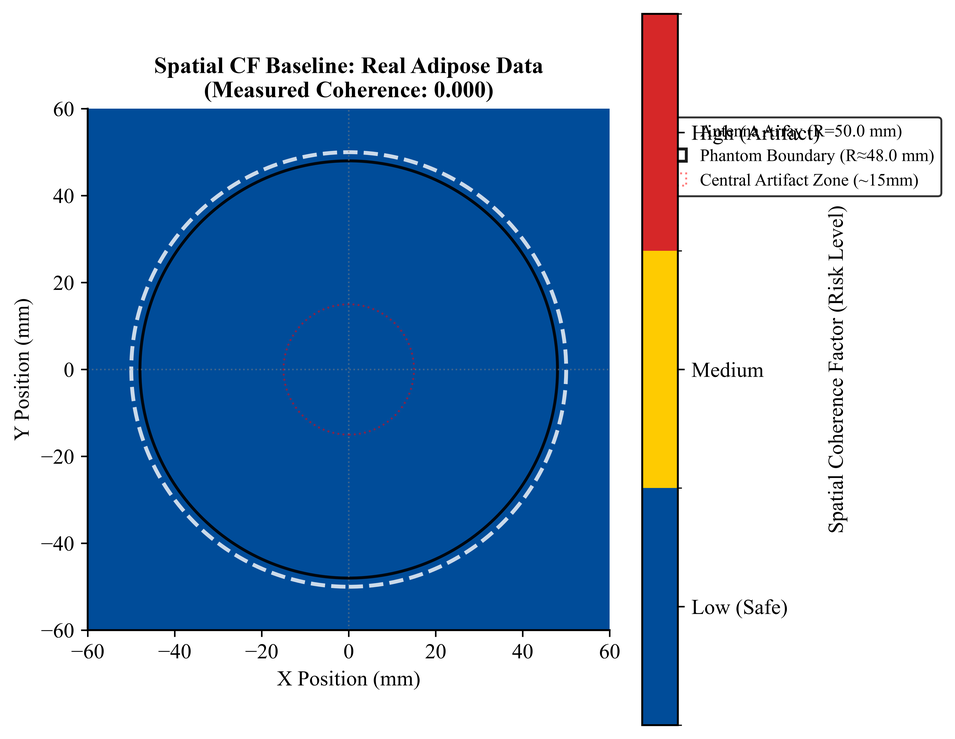
#> input picture metrics_image/cf_adipose_bounded_risk.png, 955 x 739 px, shrunk from 4128 x 3197 before the run
$ python -i metrics.py   (imports and definitions only)
#> lines starting #> are read from the running program, lines starting #| are printed output that depends on the picture; after the words box and inside, x2 and y2 are one past the last pixel; in counts of white or black regions, pixels touching at a corner belong together
"""
rrs_mbi/metrics.py
Heuristic Reliability Metrics for Microwave Breast Imaging.
"""

import numpy as np
from scipy import ndimage
from typing import Dict, Optional


def extract_breast_mask(image: np.ndarray, threshold_percentile: float = 15.0) -> np.ndarray:
    if not isinstance(image, np.ndarray) or image.size == 0:
        return np.zeros_like(image, dtype=bool)

    valid_pixels = image[image > 0]
    if len(valid_pixels) == 0:
        return np.zeros_like(image, dtype=bool)

    threshold = float(np.percentile(valid_pixels, threshold_percentile))
    mask = (image > threshold).astype(bool)

    mask = ndimage.binary_fill_holes(mask).astype(bool)  # type: ignore
    labeled_mask, num_features = ndimage.label(mask)  # type: ignore

    if num_features == 0:
        return np.zeros_like(image, dtype=bool)

    counts = np.bincount(labeled_mask.flat)
    counts[0] = 0
    largest_component = int(np.argmax(counts))

    return (labeled_mask == largest_component).astype(bool)


def calculate_peak_dominance(image: np.ndarray, mask: np.ndarray) -> float:
    if not np.any(mask):
        return 0.0

    peak_val = float(np.max(image))
    peak_idx = int(np.argmax(image))
    peak_coords = np.unravel_index(peak_idx, image.shape)

    y, x = np.ogrid[:image.shape[0], :image.shape[1]]
    exclusion_zone = ((y - peak_coords[0])**2 + (x - peak_coords[1])**2) <= 25

    internal_mask = ndimage.binary_erosion(mask.astype(bool), iterations=3).astype(bool)  # type: ignore
    clutter_mask = np.logical_and(internal_mask, np.logical_not(exclusion_zone))
    clutter_pixels = image[clutter_mask]

    if len(clutter_pixels) < 10:
        clutter_pixels = image[mask]

    mean_clutter = float(np.mean(clutter_pixels))
    std_clutter = float(np.std(clutter_pixels))

    if std_clutter < 1e-6:
        return 10.0

    scr = (peak_val - mean_clutter) / std_clutter
    return float(max(0.0, scr))


# [17 lines left out: function calculate_boundary_artifact_risk, not called in this run]


def calculate_geometric_plausibility(image, axis_mm, saturation_radius_mm=20.0):
    """
    NEW — Geometric-plausibility prior.

    The circular antenna array produces a known coherent artifact at the array
    centre. A reconstruction peak sitting on/near that centre is therefore more
    likely to be artifact than a true target, while a peak displaced away from
    the centre is more plausible. This factor down-weights central peaks and
    saturates to 1.0 once the peak is beyond `saturation_radius_mm`.

    Uses only general imaging-geometry knowledge (NOT per-scan ground truth).
    """
    if axis_mm is None:
        return 1.0

    peak_iy, peak_ix = np.unravel_index(np.argmax(image), image.shape)
    peak_x = float(axis_mm[peak_ix])
    peak_y = float(axis_mm[peak_iy])
    pred_dist = float(np.hypot(peak_x, peak_y))

    return float(min(1.0, pred_dist / saturation_radius_mm))

def calculate_central_concentration(image, mask, axis_mm):
    """Fraksi energi dalam radius 10mm dari pusat. Tinggi = artifact dominan."""
    if axis_mm is None or not np.any(mask):
        return 0.5
    Y, X = np.meshgrid(axis_mm, axis_mm, indexing='ij')
    dist = np.sqrt(X**2 + Y**2)
    center_mask = mask & (dist <= 10.0)
    if not np.any(center_mask):
        return 0.0
    e_center = float(np.sum(image[center_mask]**2))
    e_total = float(np.sum(image[mask]**2)) + 1e-10
    return min(1.0, e_center / e_total)

def evaluate_scan_reliability(image, axis_mm=None, cf_at_peak=None,
                              saturation_radius_mm=20.0) -> Dict[str, float]:
    mask = extract_breast_mask(image)
    dominance = calculate_peak_dominance(image, mask)

    # FIX Issue 2: central concentration menggantikan boundary_risk
    cc = calculate_central_concentration(image, mask, axis_mm)

    # FIX Issue 3: saturation 20mm, linear ramp
    geo = calculate_geometric_plausibility(image, axis_mm, saturation_radius_mm)

    # FIX Issue 4: normalized CF dengan floor 0.1
    cf_factor = 1.0
    if cf_at_peak is not None and not np.isnan(cf_at_peak):
        cf_normalized = (float(cf_at_peak) - 0.1) / 0.7
        cf_factor = float(np.clip(cf_normalized, 0.1, 1.0))

    norm_dominance = min(1.0, dominance / 5.0)
    reliability = float(norm_dominance * (1.0 - cc) * geo * cf_factor)

    return {
        "peak_dominance": float(dominance),
        "central_concentration": float(cc),
        "geo_plausibility": float(geo),
        "cf_at_peak": float(cf_at_peak) if cf_at_peak is not None else float("nan"),
        "cf_factor": float(cf_factor),
        "reliability_score": reliability
    }

>>> import cv2
>>> picture = cv2.imread('../metrics_image/cf_adipose_bounded_risk.png', cv2.IMREAD_GRAYSCALE)
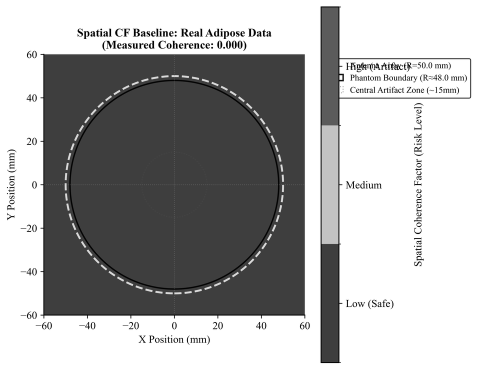
#> picture: shape (739, 955) (shown at 1/2 size); min 0, max 255, mean 170.7
>>> result = evaluate_scan_reliability(picture)
#> in extract_breast_mask, `threshold = float(np.percentile(valid_pixels, threshold_percentile))`: threshold = 62
#> in extract_breast_mask, `mask = (image > threshold).astype(bool)`:
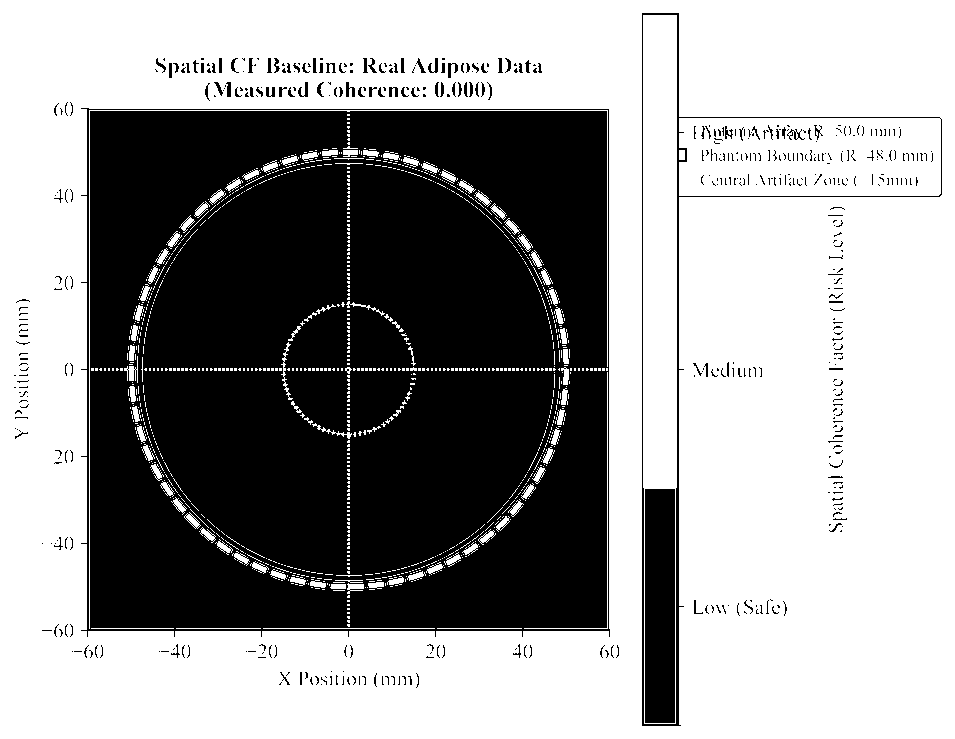
#> mask: shape (739, 955) bool; 60.9% white; 497 black regions (400 under 20 px), largest, box (x1, y1, x2, y2) and area: (81, 108, 610, 637) 259080, (645, 489, 675, 723) 7020, (642, 13, 942, 726) 3418
#> in extract_breast_mask, `labeled_mask, num_features = ndimage.label(mask)`: num_features = 1
#> in extract_breast_mask, `counts = np.bincount(labeled_mask.flat)`: counts = [0, 705745]
#> in extract_breast_mask, `largest_component = int(np.argmax(counts))`: largest_component = 1
#> in calculate_peak_dominance, `peak_val = float(np.max(image))`: peak_val = 255
#> in calculate_peak_dominance, `peak_idx = int(np.argmax(image))`: peak_idx = 0
#> in calculate_peak_dominance, `peak_coords = np.unravel_index(peak_idx, image.shape)`: peak_coords = (0, 0)
#> in calculate_peak_dominance, `exclusion_zone = ((y - peak_coords[0])**2 + (x - peak_coords[1])**2) <..`:
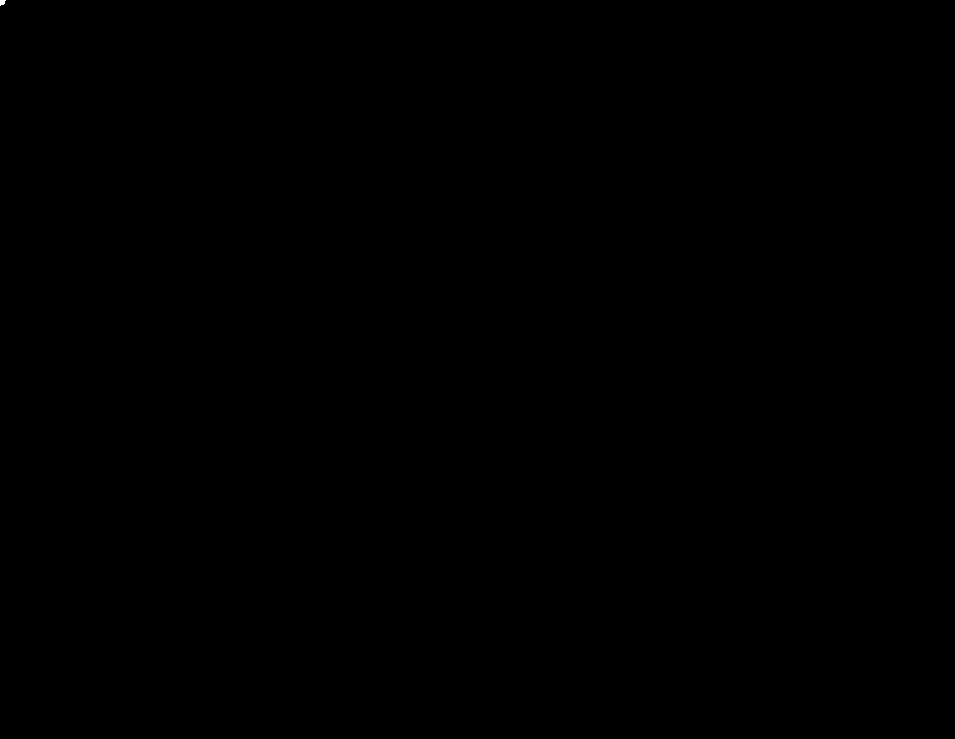
#> exclusion_zone: shape (739, 955) bool; 0% white; 1 white region, box (x1, y1, x2, y2) and area: (0, 0, 6, 6) 26
#> in calculate_peak_dominance, `internal_mask = ndimage.binary_erosion(mask.astype(bool), iterations=3..`:
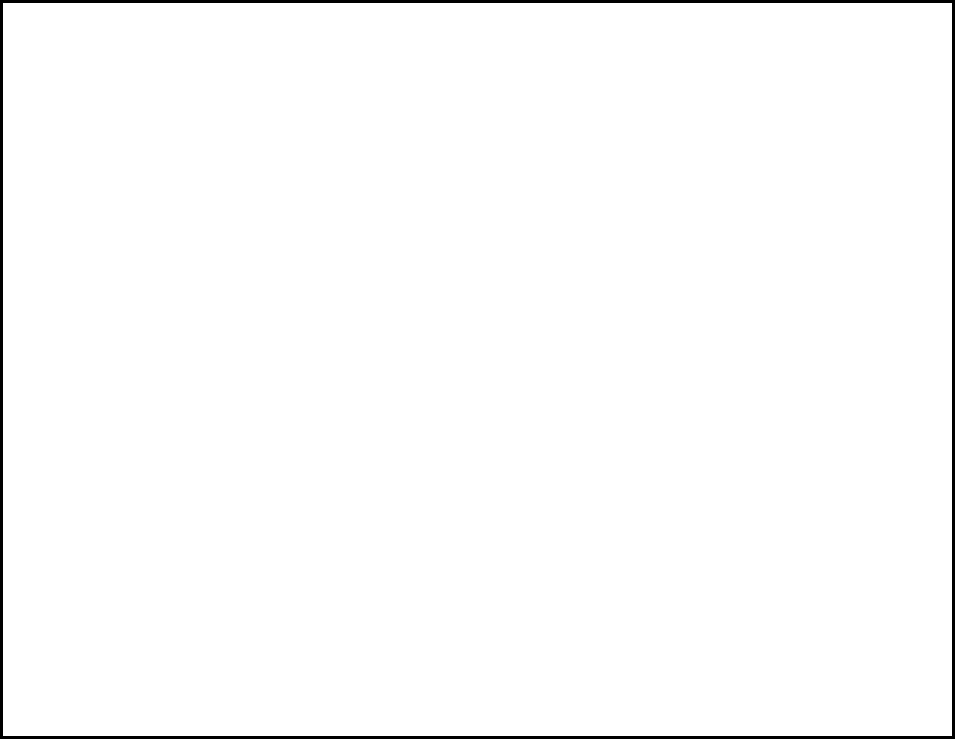
#> internal_mask: shape (739, 955) bool; 98.6% white; 1 black region, box (x1, y1, x2, y2) and area: (0, 0, 955, 739) 10128
#> in calculate_peak_dominance, `mean_clutter = float(np.mean(clutter_pixels))`: mean_clutter = 169.5
#> in calculate_peak_dominance, `std_clutter = float(np.std(clutter_pixels))`: std_clutter = 95.52
#> in calculate_peak_dominance, `scr = (peak_val - mean_clutter) / std_clutter`: scr = 0.895
#> in evaluate_scan_reliability, `cc = calculate_central_concentration(image, mask, axis_mm)`: cc = 0.5
#> in evaluate_scan_reliability, `geo = calculate_geometric_plausibility(image, axis_mm, saturation_radi..`: geo = 1
#> in evaluate_scan_reliability, `norm_dominance = min(1.0, dominance / 5.0)`: norm_dominance = 0.179
#> in evaluate_scan_reliability, `reliability = float(norm_dominance * (1.0 - cc) * geo * cf_factor)`: reliability = 0.0895
#> result = {'peak_dominance': 0.895, 'central_concentration': 0.5, 'geo_plausibility': 1, 'cf_at_peak': nan, 'cf_factor': 1, 'reliability_score': 0.0895}

$ run again, on metrics_image/cf_adipose_clean.png
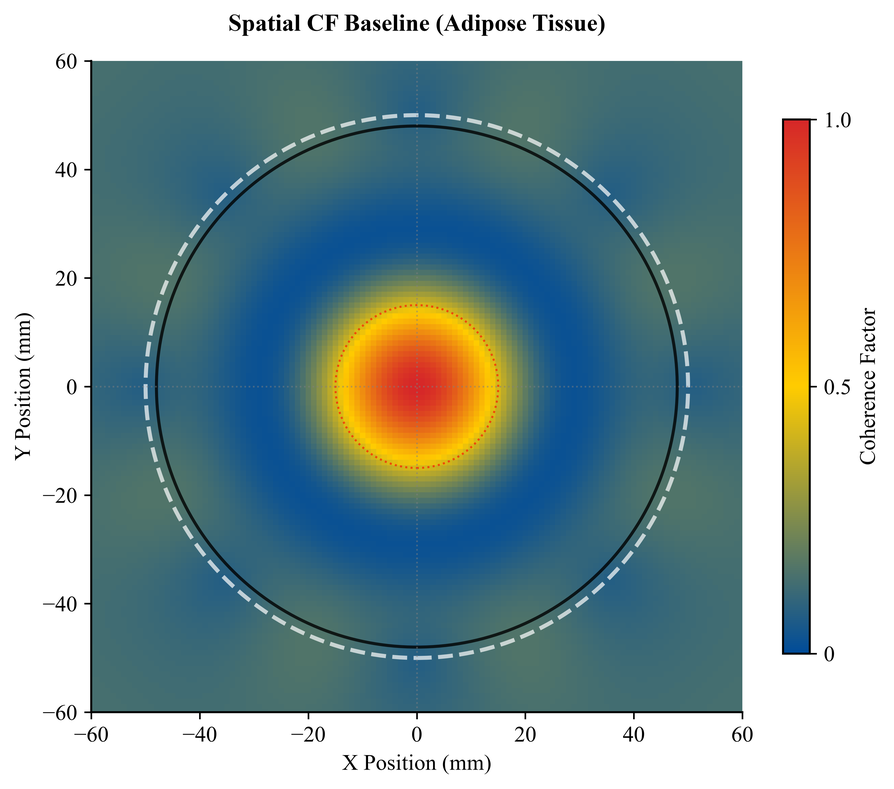
#> input picture metrics_image/cf_adipose_clean.png, 894 x 789 px, shrunk from 3714 x 3276 before the run
#> threshold = 84
#> in extract_breast_mask, `mask = (image > threshold).astype(bool)`:
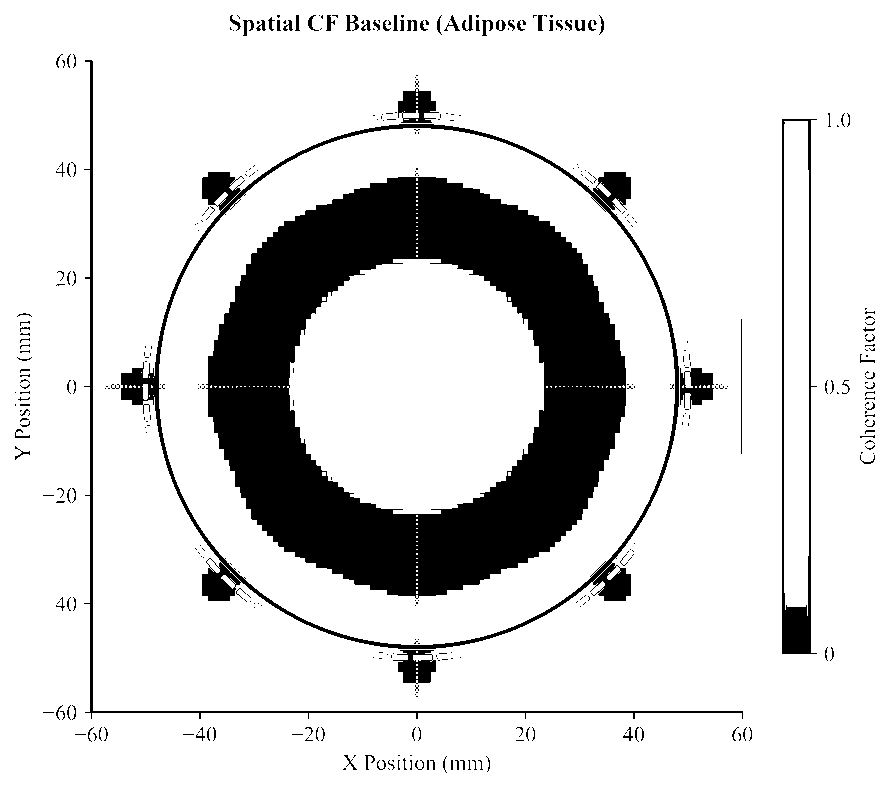
#> mask: shape (789, 894) bool; 84.5% white; 378 black regions (277 under 20 px), largest, box (x1, y1, x2, y2) and area: (206, 177, 626, 599) 83894, (121, 124, 679, 649) 10814, (782, 119, 817, 654) 3491
#> labeled_mask: shape (789, 894) int32; every value is 1
#> num_features = 1
#> counts = [0, 705366]
#> largest_component = 1
#> peak_val = 255
#> peak_idx = 0
#> peak_coords = (0, 0)
#> exclusion_zone: shape (789, 894) bool; 0% white; 1 white region, box (x1, y1, x2, y2) and area: (0, 0, 6, 6) 26
#> in calculate_peak_dominance, `internal_mask = ndimage.binary_erosion(mask.astype(bool), iterations=3..`:
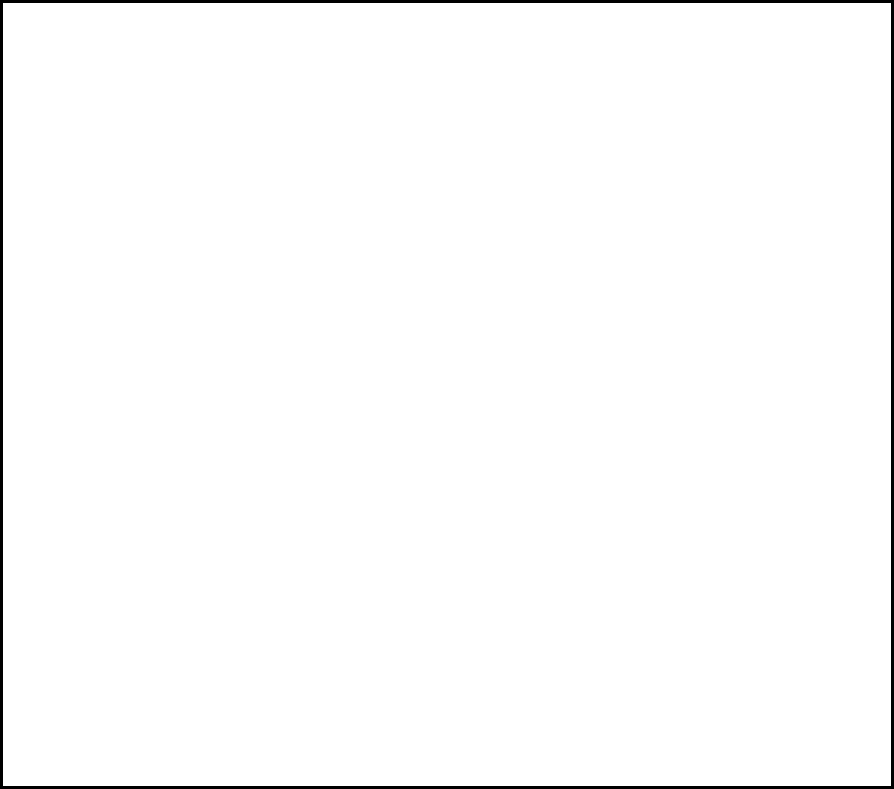
#> internal_mask: shape (789, 894) bool; 98.6% white; 1 black region, box (x1, y1, x2, y2) and area: (0, 0, 894, 789) 10062
#> clutter_mask: shape (789, 894) bool; 98.6% white; 1 black region, box (x1, y1, x2, y2) and area: (0, 0, 894, 789) 10065
#> mean_clutter = 151.7
#> std_clutter = 79.63
#> scr = 1.3
#> cc = 0.5
#> geo = 1
#> norm_dominance = 0.259
#> reliability = 0.13
#> result = {'peak_dominance': 1.3, 'central_concentration': 0.5, 'geo_plausibility': 1, 'cf_at_peak': nan, 'cf_factor': 1, 'reliability_score': 0.13}

$ run again, on metrics_image/cf_adipose_smooth_gradient.png
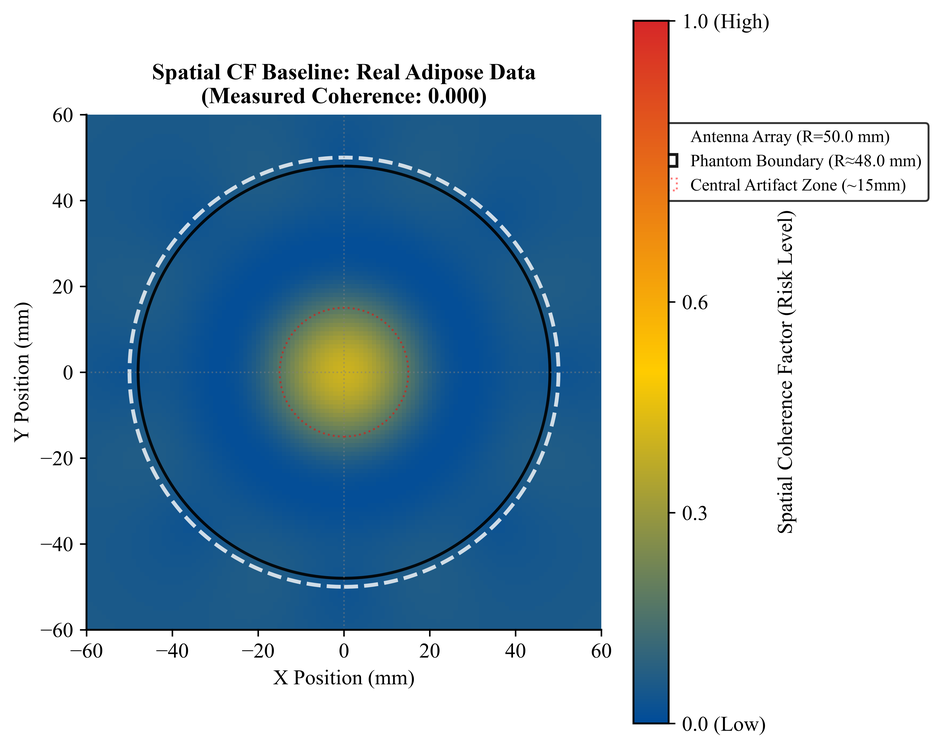
#> input picture metrics_image/cf_adipose_smooth_gradient.png, 942 x 749 px, shrunk from 4128 x 3280 before the run
#> `picture = cv2.imread('../metrics_image/cf_adipose_bounded_risk.png', c..`:
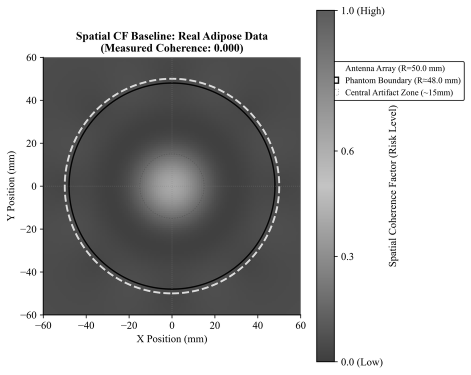
#> picture: shape (749, 942) (shown at 1/2 size); min 0, max 255, mean 178.8
#> threshold = 72
#> in extract_breast_mask, `mask = (image > threshold).astype(bool)`:
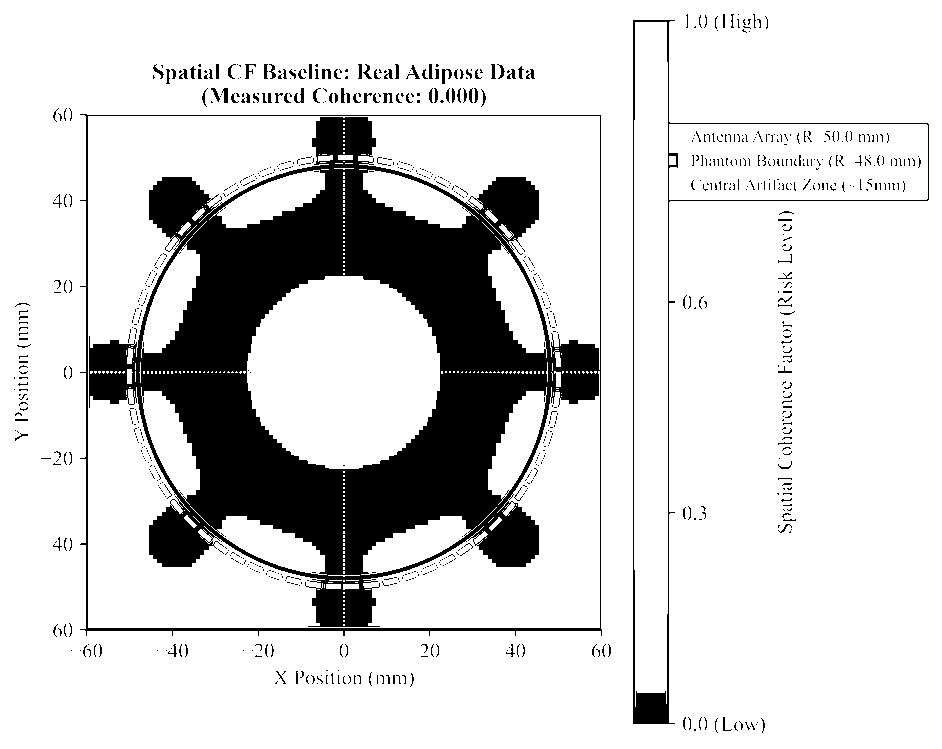
#> mask: shape (749, 942) bool; 83.7% white; 920 black regions (817 under 20 px), largest, box (x1, y1, x2, y2) and area: (80, 114, 602, 636) 103816, (633, 20, 929, 724) 3544, (294, 88, 304, 103) 75
#> labeled_mask: shape (749, 942) int32; every value is 1
#> num_features = 1
#> counts = [0, 705558]
#> largest_component = 1
#> peak_val = 255
#> peak_idx = 0
#> peak_coords = (0, 0)
#> exclusion_zone: shape (749, 942) bool; 0% white; 1 white region, box (x1, y1, x2, y2) and area: (0, 0, 6, 6) 26
#> internal_mask: shape (749, 942) bool; 98.6% white; 1 black region, box (x1, y1, x2, y2) and area: (0, 0, 942, 749) 10110
#> clutter_mask: shape (749, 942) bool; 98.6% white; 1 black region, box (x1, y1, x2, y2) and area: (0, 0, 942, 749) 10113
#> mean_clutter = 177.7
#> std_clutter = 88.8
#> scr = 0.87
#> cc = 0.5
#> geo = 1
#> norm_dominance = 0.174
#> reliability = 0.087
#> result = {'peak_dominance': 0.87, 'central_concentration': 0.5, 'geo_plausibility': 1, 'cf_at_peak': nan, 'cf_factor': 1, 'reliability_score': 0.087}
